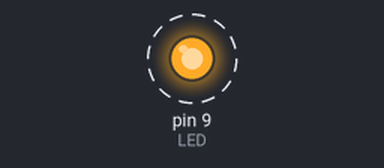
Recording of a sketch running on a simulated Arduino Uno, built with avr-gcc and run on an emulated ATmega328P. Parts: output pins drawn as LEDs (lit = HIGH). Dashed ring = blinking.

Above: at 0.15 s.
Timing chart, 0 to 3.0 s (numbered marks = the images above):
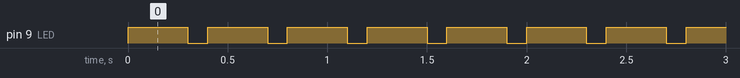

The sketch:

Teste_placaReal_Arduino.ino
```cpp
int LED = 9;
void setup()
{
  pinMode(LED, OUTPUT);
}

void loop()
{
  digitalWrite(LED, HIGH);
  delay(300); // Wait for 1000 millisecond(s)
  digitalWrite(LED, LOW);
  delay(100); // Wait for 1000 millisecond(s)
}
```

Measured:
- by itself, pin 9 (LED): alternates HIGH for 0.30 s and LOW for 0.10 s
